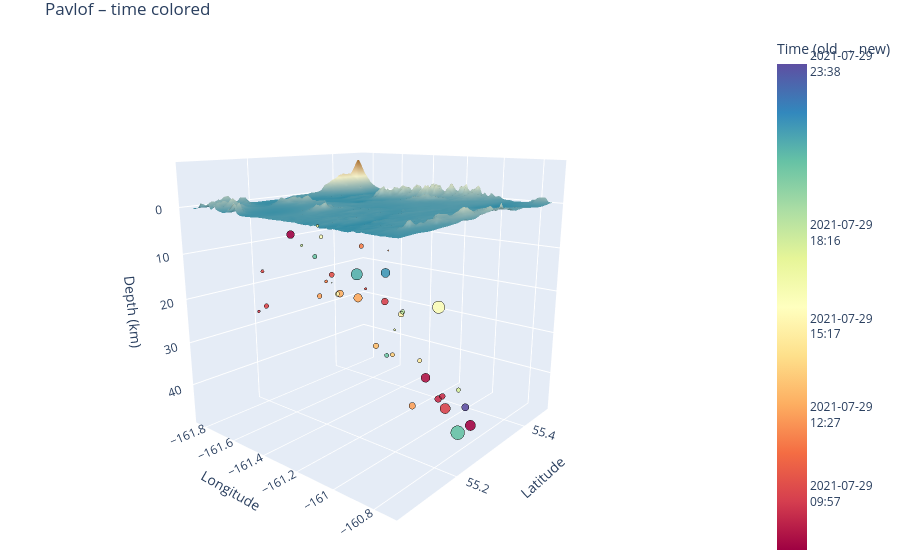

The notebook cell this image was saved under:
### Code cell
fig = h.plot_catalog_3d_topo_seismicity(catalog=df_catalog, catc=catc, mode="time", dem_res="15s",
                                        region_name=REGION["name"], show=False)
save(fig, "catalog_3d_interactive.html")
fig.show()
